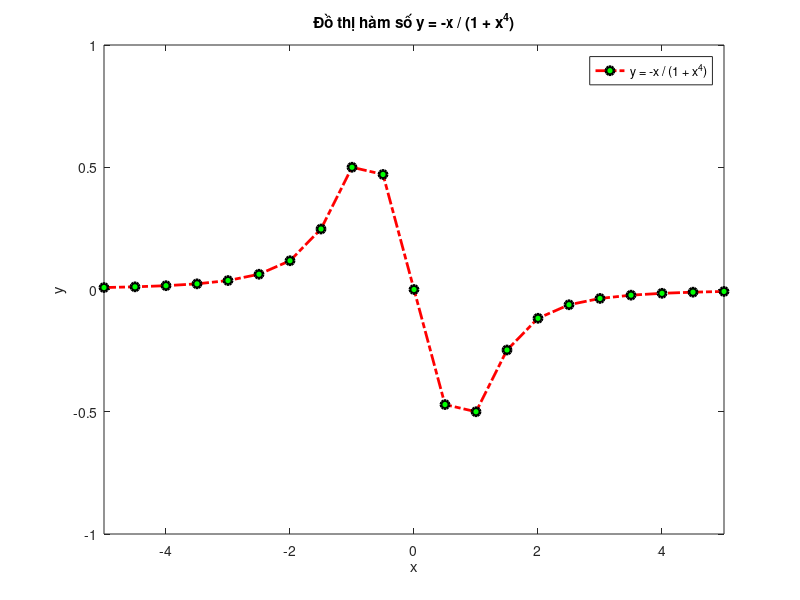

Write the MATLAB code that produced this figure.
x = -5:0.5:5;
y = -x./ (1 + x.^4);

figure('Name', 'Bài tập 3', 'NumberTitle', 'off',...
    'units','normalized','outerposition',[0 0 1 1])

plot(x, y, '-. r o', 'LineWidth', 2, 'MarkerSize', 6, ...
    'MarkerFaceColor', 'green', 'MarkerEdgeColor', 'black')

xlim([-5 5]);
ylim([-1 1]);
xlabel('x');
ylabel('y');
legend('y = -x / (1 + x^4)');
title('Đồ thị hàm số y = -x / (1 + x^4)');
